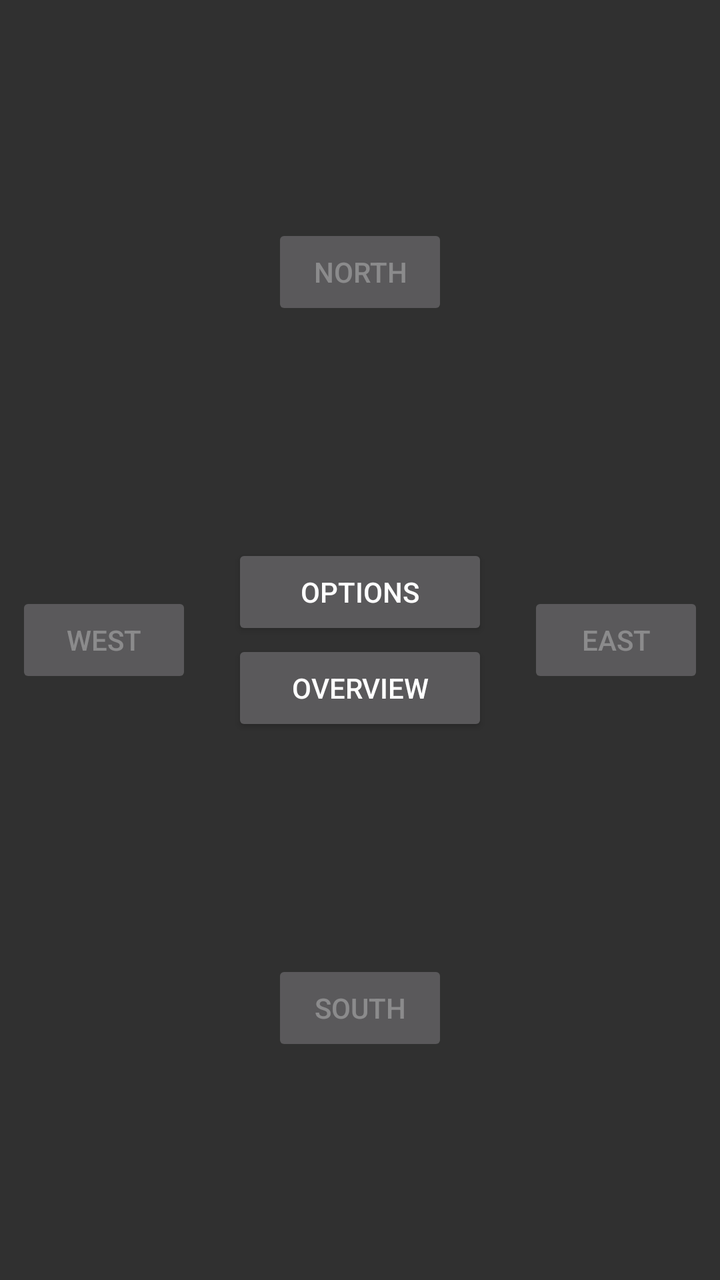
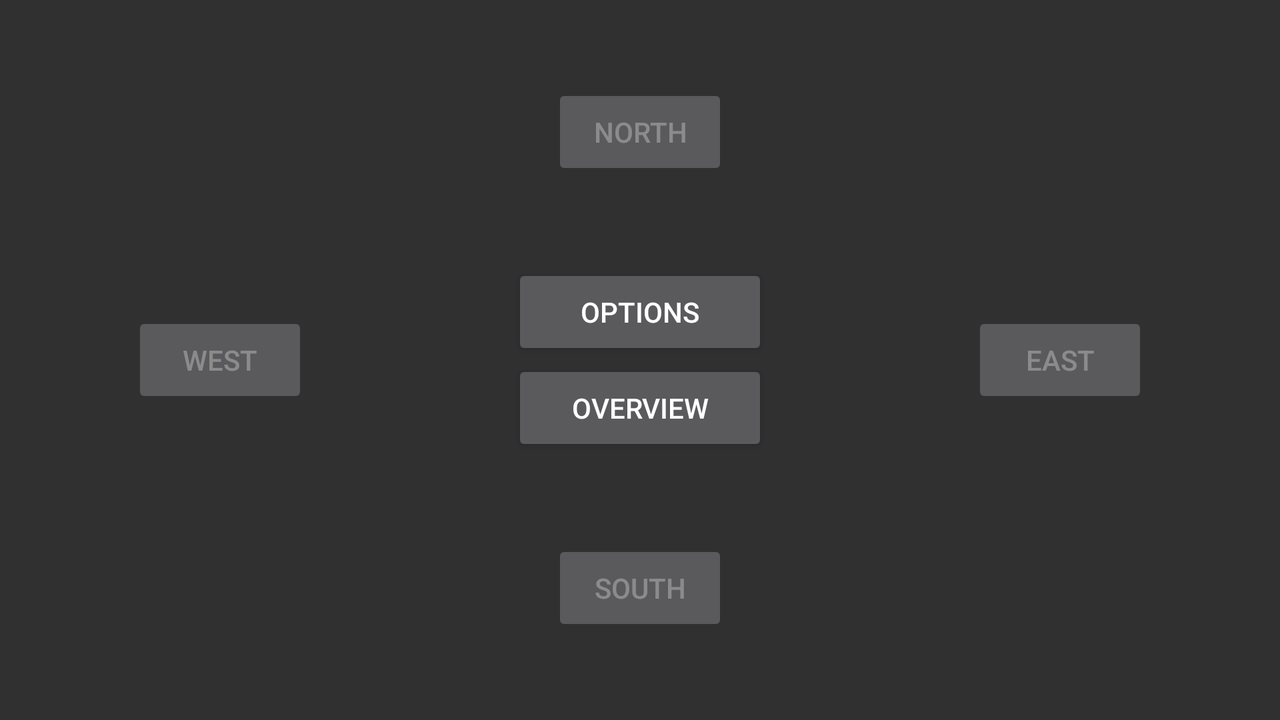

First picture: res/layout/ on a phone held upright. Second picture: the repository's own variant of that layout, on a device whose configuration matches the variant's folder. Source for both follows.
<!-- AndroidManifest.xml: application theme AppTheme -->
<!-- res/layout/activity_navigation.xml -->
<?xml version="1.0" encoding="utf-8"?>
<android.support.constraint.ConstraintLayout xmlns:android="http://schemas.android.com/apk/res/android"
    xmlns:app="http://schemas.android.com/apk/res-auto"
    xmlns:tools="http://schemas.android.com/tools"
    android:id="@+id/constraintLayout"
    android:layout_width="match_parent"
    android:layout_height="match_parent"
    android:backgroundTint="@android:color/darker_gray"
    android:backgroundTintMode="multiply"
    tools:context=".NavigationActivity">

    <ImageView
        android:id="@+id/areaBackground"
        android:layout_width="0dp"
        android:layout_height="0dp"
        android:scaleType="fitCenter"
        android:src="@drawable/ic_building1"
        android:tint="?attr/colorBackgroundFloating"
        android:tintMode="multiply"
        app:layout_constraintBottom_toTopOf="@+id/statusBar"
        app:layout_constraintEnd_toEndOf="parent"
        app:layout_constraintStart_toStartOf="parent"
        app:layout_constraintTop_toTopOf="parent" />

    <Button
        android:id="@+id/buttonNorth"
        android:layout_width="wrap_content"
        android:layout_height="wrap_content"
        android:enabled="false"
        android:text="@string/direction_north"
        app:layout_constraintBottom_toTopOf="@+id/centre_container"
        app:layout_constraintEnd_toEndOf="parent"
        app:layout_constraintStart_toStartOf="parent"
        app:layout_constraintTop_toTopOf="parent" />

    <Button
        android:id="@+id/buttonEast"
        android:layout_width="wrap_content"
        android:layout_height="wrap_content"
        android:layout_marginEnd="8dp"
        android:enabled="false"
        android:text="@string/direction_east"
        app:layout_constraintBottom_toTopOf="@+id/statusBar"
        app:layout_constraintEnd_toEndOf="parent"
        app:layout_constraintTop_toTopOf="parent" />

    <Button
        android:id="@+id/buttonSouth"
        android:layout_width="wrap_content"
        android:layout_height="wrap_content"
        android:enabled="false"
        android:text="@string/direction_south"
        app:layout_constraintBottom_toTopOf="@+id/statusBar"
        app:layout_constraintEnd_toEndOf="parent"
        app:layout_constraintStart_toStartOf="parent"
        app:layout_constraintTop_toBottomOf="@+id/centre_container" />

    <Button
        android:id="@+id/buttonWest"
        android:layout_width="wrap_content"
        android:layout_height="wrap_content"
        android:layout_marginStart="8dp"
        android:enabled="false"
        android:text="@string/direction_west"
        app:layout_constraintBottom_toTopOf="@+id/statusBar"
        app:layout_constraintStart_toStartOf="parent"
        app:layout_constraintTop_toTopOf="parent" />

    <FrameLayout
        android:id="@+id/statusBar"
        android:layout_width="0dp"
        android:layout_height="wrap_content"
        app:layout_constraintBottom_toBottomOf="parent"
        app:layout_constraintEnd_toEndOf="parent"
        app:layout_constraintStart_toStartOf="parent" />

    <LinearLayout
        android:id="@+id/centre_container"
        android:layout_width="0dp"
        android:layout_height="wrap_content"
        android:divider="?attr/dividerVertical"
        android:gravity="center"
        android:orientation="vertical"
        app:layout_constraintBottom_toTopOf="@+id/buttonSouth"
        app:layout_constraintEnd_toStartOf="@+id/buttonEast"
        app:layout_constraintStart_toEndOf="@+id/buttonWest"
        app:layout_constraintTop_toBottomOf="@+id/buttonNorth">

        <FrameLayout
            android:id="@+id/area_info"
            android:layout_width="match_parent"
            android:layout_height="match_parent"
            android:divider="?attr/dividerVertical"
            android:orientation="vertical">

        </FrameLayout>

        <Button
            android:id="@+id/buttonAreaOptions"
            android:layout_width="128dp"
            android:layout_height="wrap_content"
            android:text="@string/area_options" />

        <Button
            android:id="@+id/buttonOverview"
            android:layout_width="128dp"
            android:layout_height="wrap_content"
            android:text="@string/area_overview" />

    </LinearLayout>

</android.support.constraint.ConstraintLayout>
<!-- resources referenced by this layout -->
<resources>
  <string name="area_options">Options</string>
  <string name="area_overview">Overview</string>
  <string name="direction_east">East</string>
  <string name="direction_north">North</string>
  <string name="direction_south">South</string>
  <string name="direction_west">West</string>
  <style name="AppTheme" parent="Theme.AppCompat.NoActionBar">
          
          <item name="colorPrimary">@color/colorPrimary</item>
          <item name="colorPrimaryDark">@color/colorPrimaryDark</item>
          <item name="colorAccent">@color/colorAccent</item>
          <item name="android:windowAnimationStyle">@style/WindowAnimationStyle</item>
      </style>
  <style name="WindowAnimationStyle">
          <item name="android:windowEnterAnimation">@android:anim/fade_in</item>
          <item name="android:windowExitAnimation">@android:anim/fade_out</item>
      </style>
</resources>
<!-- res/layout-land/activity_navigation.xml (the repository's variant of the layout above) -->
<!-- drawn on the phone turned sideways -->
<?xml version="1.0" encoding="utf-8"?>
<android.support.constraint.ConstraintLayout xmlns:android="http://schemas.android.com/apk/res/android"
    xmlns:app="http://schemas.android.com/apk/res-auto"
    xmlns:tools="http://schemas.android.com/tools"
    android:id="@+id/constraintLayout"
    android:layout_width="match_parent"
    android:layout_height="match_parent"
    android:backgroundTint="@android:color/darker_gray"
    android:backgroundTintMode="multiply"
    tools:context=".NavigationActivity">

    <ImageView
        android:id="@+id/areaBackground"
        android:layout_width="0dp"
        android:layout_height="0dp"
        android:scaleType="fitCenter"
        android:tint="?attr/colorBackgroundFloating"
        android:tintMode="multiply"
        app:layout_constraintBottom_toBottomOf="parent"
        app:layout_constraintEnd_toStartOf="@+id/statusBar"
        app:layout_constraintStart_toStartOf="parent"
        app:layout_constraintTop_toTopOf="parent" />

    <Button
        android:id="@+id/buttonNorth"
        android:layout_width="wrap_content"
        android:layout_height="wrap_content"
        android:enabled="false"
        android:text="@string/direction_north"
        app:layout_constraintBottom_toTopOf="@+id/centre_container"
        app:layout_constraintEnd_toStartOf="@+id/statusBar"
        app:layout_constraintStart_toStartOf="parent"
        app:layout_constraintTop_toTopOf="parent" />

    <Button
        android:id="@+id/buttonEast"
        android:layout_width="wrap_content"
        android:layout_height="wrap_content"
        android:enabled="false"
        android:text="@string/direction_east"
        app:layout_constraintBottom_toBottomOf="parent"
        app:layout_constraintEnd_toStartOf="@+id/statusBar"
        app:layout_constraintStart_toEndOf="@+id/centre_container"
        app:layout_constraintTop_toTopOf="parent" />

    <Button
        android:id="@+id/buttonSouth"
        android:layout_width="wrap_content"
        android:layout_height="wrap_content"
        android:enabled="false"
        android:text="@string/direction_south"
        app:layout_constraintBottom_toBottomOf="parent"
        app:layout_constraintEnd_toStartOf="@+id/statusBar"
        app:layout_constraintStart_toStartOf="parent"
        app:layout_constraintTop_toBottomOf="@+id/centre_container" />

    <Button
        android:id="@+id/buttonWest"
        android:layout_width="wrap_content"
        android:layout_height="wrap_content"
        android:enabled="false"
        android:text="@string/direction_west"
        app:layout_constraintBottom_toBottomOf="parent"
        app:layout_constraintEnd_toStartOf="@+id/centre_container"
        app:layout_constraintStart_toStartOf="parent"
        app:layout_constraintTop_toTopOf="parent" />

    <LinearLayout
        android:id="@+id/centre_container"
        android:layout_width="200dp"
        android:layout_height="wrap_content"
        android:divider="?attr/dividerVertical"
        android:gravity="center"
        android:orientation="vertical"
        app:layout_constraintBottom_toTopOf="@+id/buttonSouth"
        app:layout_constraintEnd_toStartOf="@+id/buttonEast"
        app:layout_constraintStart_toEndOf="@+id/buttonWest"
        app:layout_constraintTop_toBottomOf="@+id/buttonNorth">

        <FrameLayout
            android:id="@+id/area_info"
            android:layout_width="match_parent"
            android:layout_height="match_parent"
            android:divider="?attr/dividerVertical"
            android:orientation="vertical">

        </FrameLayout>

        <Button
            android:id="@+id/buttonAreaOptions"
            android:layout_width="128dp"
            android:layout_height="wrap_content"
            android:text="@string/area_options" />

        <Button
            android:id="@+id/buttonOverview"
            android:layout_width="128dp"
            android:layout_height="wrap_content"
            android:text="@string/area_overview" />

    </LinearLayout>

    <FrameLayout
        android:id="@+id/statusBar"
        android:layout_width="wrap_content"
        android:layout_height="0dp"
        app:layout_constraintBottom_toBottomOf="parent"
        app:layout_constraintEnd_toEndOf="parent"
        app:layout_constraintTop_toTopOf="parent" />

</android.support.constraint.ConstraintLayout>
